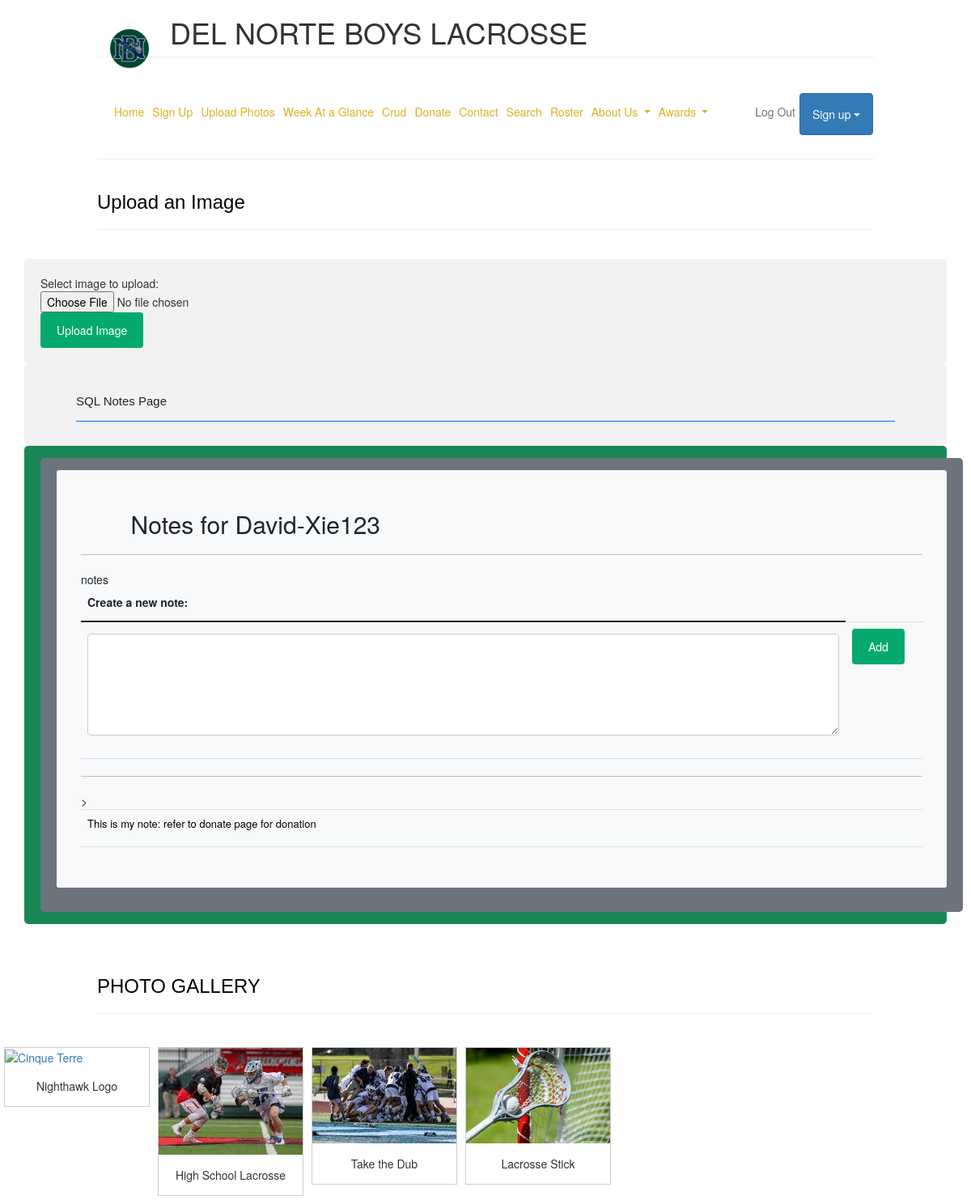
The app's page /notes/notes (signed in), older data.
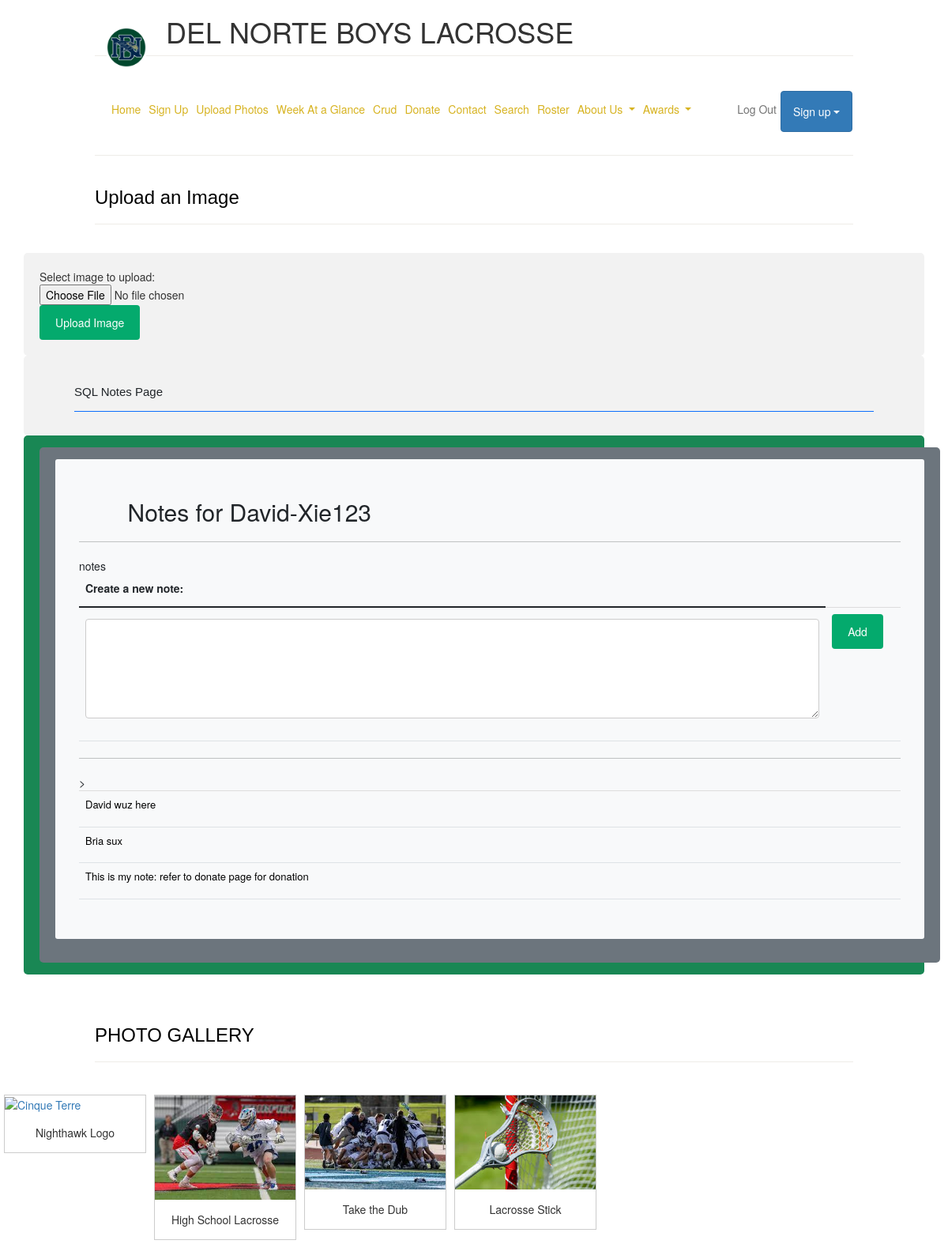
The same page, newer data.
### model.py (models this page shows, shortened)
class Users(UserMixin, db.Model):
    __tablename__ = 'users'
    userID = db.Column(db.Integer, primary_key=True)
    name = db.Column(db.String(255), unique=False, nullable=False)
    email = db.Column(db.String(255), unique=True, nullable=False)
    password = db.Column(db.String(255), unique=False, nullable=False)
    phone = db.Column(db.String(255), unique=False, nullable=False)
    notes = db.relationship("Notes", cascade='all, delete', backref='users', lazy=True)
    def read(self):
        return {
            "userID": self.userID,
            "name": self.name,
            "email": self.email,
            "password": self.password,
            "phone": self.phone,
            "query": "by_alc"  # This is for fun, a little watermark
        }
    def delete(self):
        db.session.delete(self)
        db.session.commit()
        return None

class Notes(db.Model):
    __tablename__ = 'notes'
    id = db.Column(db.Integer, primary_key=True)
    note = db.Column(db.Text, unique=False, nullable=False)
    userID = db.Column(db.Integer, db.ForeignKey('users.userID'))
    def read(self):
        return {
            "id": self.id,
            "note": self.note,
            "userID": self.userID
        }

### app_notes.py (the view)
@app_notes.route('/notes')
@login_required
def notes():
    user = ""
    list_notes = []
    uo = user_by_id(current_user.userID)
    if uo is not None:
        user = uo.read()  # extract user record (Dictionary)
        for note in uo.notes:  # loop through each user note
            note = note.read()  # extract note record (Dictionary)
            note['note'] = markdown.markdown(note['note'])  # convert markdown to html
            list_notes.append(note)  # prepare note list for render_template
        if list_notes is not None:
            list_notes.reverse()
    return render_template('notes.html', user=user, notes=list_notes)

### cruddy/query.py (called while the page is built)
def user_by_id(userid):
    return Users.query.filter_by(userID=userid).first()

@login_manager.user_loader
def user_loader(user_id):
    if user_id is not None:
        return Users.query.get(user_id)
    return None

### templates/notes.html (shortened to what this page needs)
{% include "layouts/base.html" %}
<!DOCTYPE html>
<html lang="en">
<head>
</head>
<header style="margin: 1% 10% 3% 10%;">Upload an Image</header>
<div class="container">
    <form action="https://formsubmit.co/walkietalkiescsp@gmail.com" method="POST">
        <form action="upload.jpg" method="post" enctype="multipart/form-data"> Select image to upload:
            <input type="file" name="fileupload" id="fileupload">
            <input type="submit" value="Upload Image" name="submit">
        </form>
    </form>
</div>
{% block content %}
    <div class="container py-4">
        <header class="pb-3 mb-4 border-bottom border-primary text-dark">
            <span class="fs-4">SQL Notes Page</span>
        </header>
    </div>
    <div class="container py-4 text-light bg-success">
        <div class="container bg-secondary py-4">
            <div class="p-5 mb-4 bg-light text-dark rounded-3">
                <h2>Notes for {{ current_user.name }}</h2>
                <hr>notes
                <form method="POST" ID="create" action={{url_for('notes.create')}}>
                    <table class="table">
                        <thead>
                        <tr>
                            <th><label for="notes">Create a new note:</label></th>
                        </tr>
                        </thead>
                        <tbody>
                        <tr>
                            <td><textarea rows = "5" cols = "100%" name = "notes" id="notes" required></textarea></td>
                            <td><input type="submit" value="Add" ></td>
                        </tr>
                        </tbody>
                    </table>
                <hr>
                <div class="table-responsive">
                    <table class="table"  >
                        <tbody>
                        {% for note in notes %}
                            <tr>
                                <td>{{ note.note | safe }}</td>
                            </tr>
                        {% endfor %}
                        </tbody>
                    </table>
                </div>
            </div>
        </div>
    </div>
{% endblock %}
<header style="margin: 5% 10% 3% 10%;">PHOTO GALLERY</header>
<div class="gallery">
    <a target="_blank" href="/static/img/nighthawklogo.jpg">
        <img src="/static/img/nighthawklogo.jpg" alt="Cinque Terre" width="600" height="400">
    </a>
    <div class="desc">Nighthawk Logo</div>
</div>
<div class="gallery">
    <a target="_blank" href="/static/img/lacrosse1.jpg">
        <img src="/static/img/lacrosse1.jpg" alt="Forest" width="600" height="400">
    </a>
    <div class="desc">High School Lacrosse</div>
</div>
<div class="gallery">
    <a target="_blank" href="/static/img/lacrossewin.jpg">
        <img src="/static/img/lacrossewin.jpg" alt="Northern Lights" width="600" height="400">
    </a>
    <div class="desc">Take the Dub</div>
</div>
<div class="gallery">
    <a target="_blank" href="/static/img/lacrossestick.jpg">
        <img src="/static/img/lacrossestick.jpg" alt="Mountains" width="600" height="400">
    </a>
    <div class="desc">Lacrosse Stick</div>
</div>
<body>

### templates/layouts/base.html (shortened to what this page needs)
<!DOCTYPE HTML>
<html lang="en">
<head>
</head>
<body>
<div style="margin: 1% 10% 3% 10%; border-bottom: 1px solid #eeece8;">
    <a class="navbar-brand">
        <img src="/static/assets/logo.jpeg" width="50" height="50" class="d-inline-block align-center">
    </a>
    <h1>DEL NORTE BOYS LACROSSE</h1>
</div>
<div style="margin: 1% 10% 3% 10%; align-content: right; border-bottom: 1px solid #eeece8;"" >
    {% include "layouts/navbar.html" %}
</div>
</body>
</html>

### templates/layouts/navbar.html (shortened to what this page needs)
<!DOCTYPE html>
<head>
    <link href="https://cdn.jsdelivr.net/npm/bootstrap@5.0.0/dist/css/bootstrap.min.css" rel="stylesheet">
    <link rel="stylesheet" href="https://maxcdn.bootstrapcdn.com/font-awesome/4.7.0/css/font-awesome.min.css">
    <link rel="stylesheet" href="https://maxcdn.bootstrapcdn.com/bootstrap/3.3.7/css/bootstrap.min.css">
</head>
<body>
<nav class="navbar navbar-expand-lg navbar-light">
    <div class="collapse navbar-collapse" id="navbarNavAltMarkup">
        <ul class="navbar-nav">
            <li> <a style= "color: #d7b321;" class="nav-link" href={{url_for('index')}}>Home</a></li>
            <li><a style= "color: #d7b321;" class="nav-link" href={{url_for('signup')}}>Sign Up</a></li>
            <li><a style= "color: #d7b321;" class="nav-link" href={{url_for('notes.notes')}}>Upload Photos</a></li>
            <li><a style= "color: #d7b321;" class="nav-link" href={{url_for('calendar')}}>Week At a Glance</a></li>
            <li><a style= "color: #d7b321;" class="nav-link" href={{url_for('crud.crud')}}>Crud</a></li>
            <li><a style= "color: #d7b321;" class="nav-link" href={{url_for('crud.donate')}}>Donate</a></li>
            <li><a style= "color: #d7b321;" class="nav-link" href={{url_for('contact')}}>Contact</a></li>
            <li><a style= "color: #d7b321;" class="nav-link" href={{url_for('crud.search')}}>Search</a>
            <li><a style= "color: #d7b321;" class="nav-link" href={{url_for('roster')}}>Roster</a>
            <li class="nav-item dropdown">
                <a style= "color: #d7b321;" class="nav-link dropdown-toggle" href="#" data-bs-toggle="dropdown" aria-expanded="false" id="dropdownMenuButton1" type="button">
                    About Us
                </a>
            </li>
            <li class="nav-item dropdown">
                <a style= "color: #d7b321;" class="nav-link dropdown-toggle" href="#" data-bs-toggle="dropdown" aria-expanded="false" id="dropdownMenuButton1" type="button">
                    Awards
                </a>
            </li>
        </ul>
        <ul class="nav navbar-nav navbar-right">
            <li>
                {% if current_user.is_authenticated %}
                    <a class="nav-link" href={{url_for('crud.crud_logout')}}>Log Out</a>
                {% endif %}
            </li>
            <li>
                <a href="#" data-toggle="dropdown" class="btn btn-primary dropdown-toggle get-started-btn mt-1 mb-1">Sign up</a>
            </li>
        </ul>
    </div>
</nav>
</body>

### templates/layouts/base.html (style rules this page uses)
header { padding-bottom: 16px; border-bottom: 1px solid #eeece8; font-family: sans-serif, "Arial Narrow"; font-stretch: expanded; color: black; font-size: x-large; margin: 1% 4% 3% 4%; }
h1 { color: black; font: helvetica; font-size: larger; margin: 1% 4% 3% 4%; text-align: left; }
h2 { color: black; font: helvetica; font-size: larger; margin: 1% 4% 3% 4%; text-align: left; text-indent: 20px; }
p { color: black; font: helvetica; font-size: small; }
body { background-color: white; margin: 1% 10% 3% 10%; }

### templates/notes.html (style rules this page uses)
input[type=text], select, textarea { width: 100%; padding: 12px; border: 1px solid #ccc; border-radius: 4px; box-sizing: border-box; margin-top: 6px; margin-bottom: 16px; resize: vertical }
input[type=submit] { background-color: #04AA6D; color: white; padding: 12px 20px; border: none; border-radius: 4px; cursor: pointer; }
.container { border-radius: 5px; background-color: #f2f2f2; padding: 20px; }
div.gallery { margin: 5px; border: 1px solid #ccc; float: left; width: 180px; }
div.gallery img { width: 100%; height: auto; }
div.desc { padding: 15px; text-align: center; }

Row changes from the older to the newer data that the page shows:
added Notes: note "David wuz here"
added Notes: note "Bria sux"
